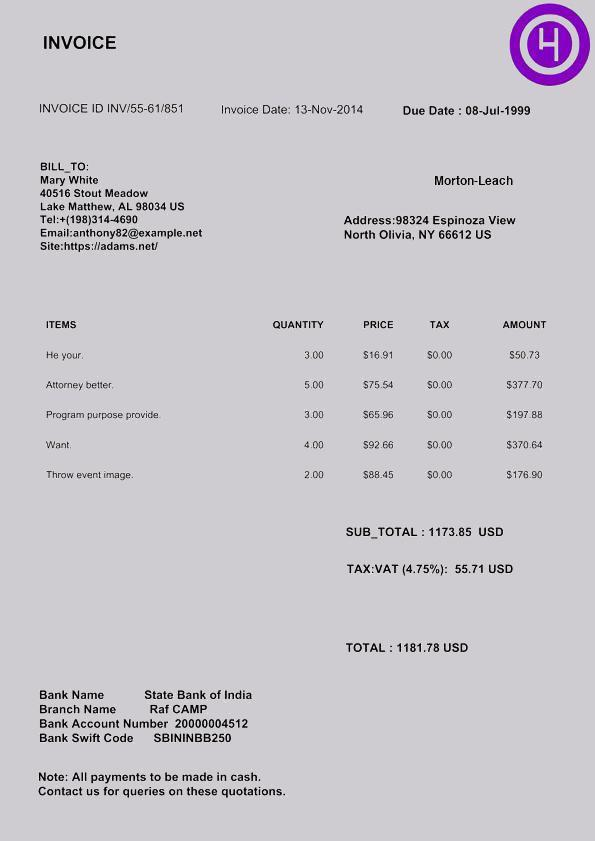
#> input picture documents/document1.jpg, 595 x 841 px; its folder holds only this picture in this run
$ python detect_document_in_image.py
#> lines starting #> are read from the running program, lines starting #| are printed output that depends on the picture; after the words box and inside, x2 and y2 are one past the last pixel; in counts of white or black regions, pixels touching at a corner belong together
import cv2
import numpy as np
import glob
import os

def is_document(image_path, debug=True):
    """Detects whether an image is a document using adaptive confidence scoring."""

    # Load the image
    image = cv2.imread(image_path)
    if image is None:
        print(f"Error loading image: {image_path}")
        return False

    # Convert to grayscale
    gray = cv2.cvtColor(image, cv2.COLOR_BGR2GRAY)

    # Resize for faster processing
    h, w = gray.shape[:2]
    scale = 500.0 / max(h, w)  # Resize longest dimension to 500px
    gray = cv2.resize(gray, (int(w * scale), int(h * scale)), interpolation=cv2.INTER_AREA)

    # Adaptive scoring (0.0 - 1.0 for each feature)
    background_score = analyze_background(image)  # Gradient-based solid background
    contrast_score = analyze_contrast(image)  # High/low contrast detection
    shape_score = detect_document_shape(gray)  # Soft quadrilateral shape detection

    # Final classification score
    final_score = (background_score + shape_score - contrast_score/4) / 3

    # Debug display if enabled
    if debug:
        print(f"Image name: {image_path}, Scores - Background: {background_score:.2f}, Contrast: {contrast_score:.2f}, Shape: {shape_score:.2f}")
        # debug_display(image)

    return final_score >= 0.1  # Threshold-based classification

def analyze_background(image):
    """Returns a score (0-1) based on how uniform the background is."""
    blurred = cv2.GaussianBlur(image, (5, 5), 0)
    pixels = blurred.reshape(-1, 3)

    std_dev = np.std(pixels, axis=0)  # Measure color variation
    uniformity = 1 - np.mean(std_dev) / 50  # Normalize
    return max(0, min(1, uniformity))  # Clamp values between 0 and 1

def analyze_contrast(gray):
    """Returns a score (0-1) based on how strong the contrast is."""
    hist = cv2.calcHist([gray], [0], None, [256], [0, 256]).flatten()

    peaks = np.argwhere(hist > np.max(hist) * 0.05).flatten()
    if len(peaks) < 2:
        return 0  # No contrast
    contrast_strength = abs(peaks[0] - peaks[-1]) / 255
    return max(0, min(1, contrast_strength))  # Normalize

def detect_document_shape(gray):
    """Returns a score (0-1) based on how closely the shape resembles a quadrilateral."""
    blurred = cv2.GaussianBlur(gray, (5, 5), 0)
    edges = cv2.Canny(blurred, 50, 150)
    contours, _ = cv2.findContours(edges, cv2.RETR_EXTERNAL, cv2.CHAIN_APPROX_SIMPLE)

    max_score = 0
    for cnt in contours:
        perimeter = cv2.arcLength(cnt, True)
        approx = cv2.approxPolyDP(cnt, 0.02 * perimeter, True)
        area = cv2.contourArea(cnt)

        if len(approx) >= 4 and area > 5000:
            similarity = min(1, len(approx) / 4)  # Score based on closeness to 4 sides
            max_score = max(max_score, similarity)

    return max_score  # Best quadrilateral match

def debug_display(image):
    """Displays the processed image for debugging."""
    cv2.imshow("Processed Image", image)
    cv2.waitKey(0)
    cv2.destroyAllWindows()

def evaluate_document_detection(documents_path, images_path):
    """Evaluates precision by testing document detection on a dataset of images."""

    document_images = glob.glob(os.path.join(documents_path, "*"))
    normal_images = glob.glob(os.path.join(images_path, "*"))

    total_docs = len(document_images)
    total_non_docs = len(normal_images)

    correct = 0
    incorrect = []

    for img_path in document_images:
        result = is_document(img_path)
#> in is_document, image is the input picture: shape (841, 595, 3); mean B, G, R 204.2, 198.1, 201
#> in is_document, `gray = cv2.resize(gray, (int(w * scale), int(h * scale)), interpolatio..`:
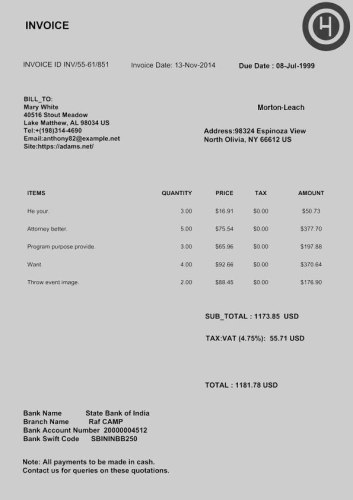
#> gray: shape (500, 353); min 5, max 226, mean 199.5
#> in analyze_background, `std_dev = np.std(pixels, axis=0)`: std_dev = [18.03, 23.38, 18.54]
#> in analyze_background, `uniformity = 1 - np.mean(std_dev) / 50`: uniformity = 0.6
#> in analyze_contrast, `hist = cv2.calcHist([gray], [0], None, [256], [0, 256]).flatten()`: hist = 256 values, max 420728 at index 209, min 8 at index 253, mean 1954.7
#> in analyze_contrast, `peaks = np.argwhere(hist > np.max(hist) * 0.05).flatten()`: peaks = [209]
#> in is_document, `contrast_score = analyze_contrast(image)`: contrast_score = 0
#> in detect_document_shape, `blurred = cv2.GaussianBlur(gray, (5, 5), 0)`:
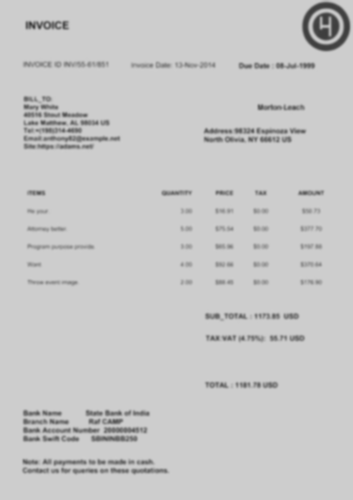
#> blurred: shape (500, 353); min 61, max 207, mean 199.5
#> in detect_document_shape, `edges = cv2.Canny(blurred, 50, 150)`:
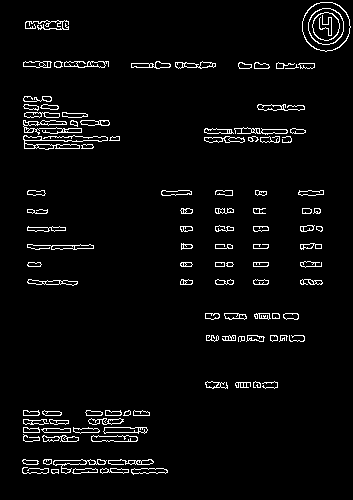
#> edges: shape (500, 353); 3.8% white in thin lines or dots, all inside (x1, y1, x2, y2) = (22, 2, 351, 475)
#> in detect_document_shape, `contours, _ = cv2.findContours(edges, cv2.RETR_EXTERNAL, cv2.CHAIN_APP..`: contours = 105 contours, 14 with area under 20; largest, box (x1, y1, x2, y2) and area: (302, 2, 351, 52) 1849, (23, 135, 108, 150) 282, (23, 120, 82, 135) 256, (53, 459, 107, 474) 227, (91, 435, 138, 442) 226
#> the loop in detect_document_shape, `for cnt in contours:` made 105 passes
#> (perimeter, area) on passes 1, 3, 6, 7, 8, 9, 10, 11, 15, 16, 17, 18: (22.24, 24.5), (74.04, 89.5), (143.6, 97), (169.4, 227), (24.24, 35.5), (39.31, 60), (106.9, 226.5), (95.94, 143), (62.38, 99.5), (43.07, 67.5), (46.49, 64), (68.97, 82)
#> (perimeter, approx, area) on passes 2, 4, 13, 14, 46, 49: (85.7, [[131, 469], [133, 474], [167, 472], [163, 468]], 146.5), (58.73, [[72, 472], [97, 472], [97, 469], [75, 468]], 89.5), (64.49, [[41, 429], [44, 432], [70, 432], [70, 428]], 106), (101, [[103, 431], [144, 433], [147, 429], [104, 427]], 210), (113.1, [[27, 281], [36, 284], [77, 283], [67, 280]], 162), (26, [[215, 262], [215, 266], [224, 266], [224, 262]], 36)
#> in is_document, `shape_score = detect_document_shape(gray)`: shape_score = 0
#> in is_document, `final_score = (background_score + shape_score - contrast_score/4) / 3`: final_score = 0.2
#| Image name: documents/document1.jpg, Scores - Background: 0.60, Contrast: 0.00, Shape: 0.00
#> result = True
        if result:
            correct += 1
        else:
            incorrect.append((img_path, "False Negative"))

    for img_path in normal_images:
        result = is_document(img_path)
        if not result:
            correct += 1
        else:
            incorrect.append((img_path, "False Positive"))

    total_images = total_docs + total_non_docs
    precision = correct / total_images if total_images > 0 else 0

    if incorrect:
        print("\nMisclassified images:")
        for img, error in incorrect:
            print(f"{img} - {error}")

    print(f"\nTotal Images: {total_images}")
    print(f"Correctly Classified: {correct}")
    print(f"Precision: {precision:.2%}")

# Paths to document and image folders
documents_folder = "documents"
images_folder = "images"

# Run evaluation
evaluate_document_detection(documents_folder, images_folder)

$ run again, on documents/document13.jpg
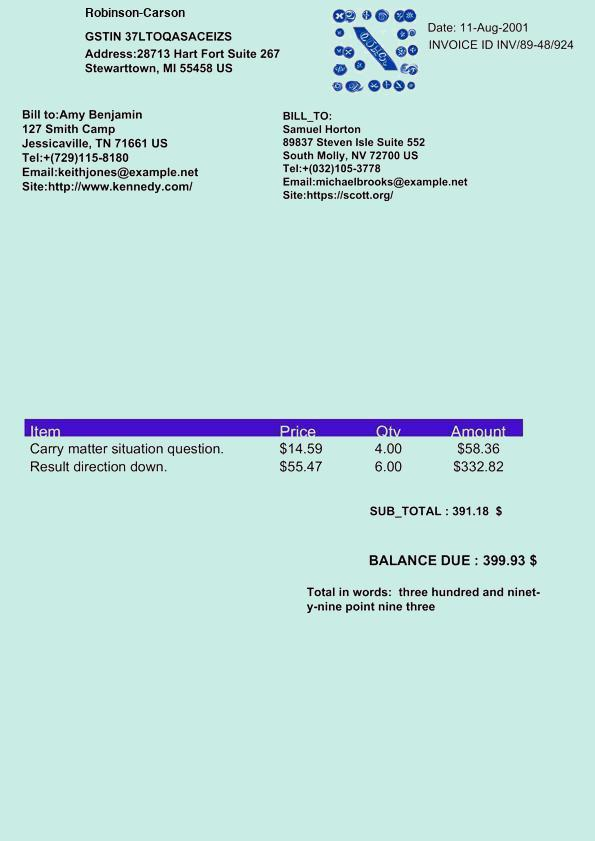
#> input picture documents/document13.jpg, 595 x 841 px
#> in is_document, image is the input picture: shape (841, 595, 3); mean B, G, R 222.9, 226.2, 194.2
#> in is_document, `gray = cv2.resize(gray, (int(w * scale), int(h * scale)), interpolatio..`:
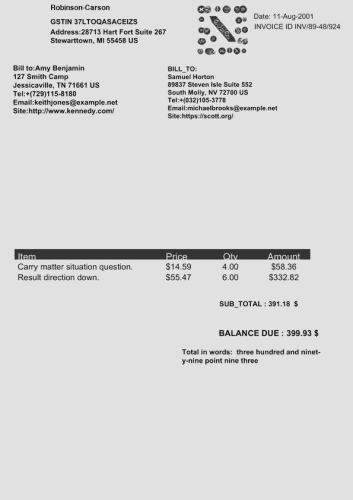
#> gray: shape (500, 353); min 14, max 235, mean 216.5
#> std_dev = [21.17, 34.74, 24.58]
#> uniformity = 0.463
#> hist = 256 values, max 418359 at index 229, min 12 at index 1, mean 1954.7
#> peaks = [229]
#> contrast_score = 0
#> in detect_document_shape, `edges = cv2.Canny(blurred, 50, 150)`:
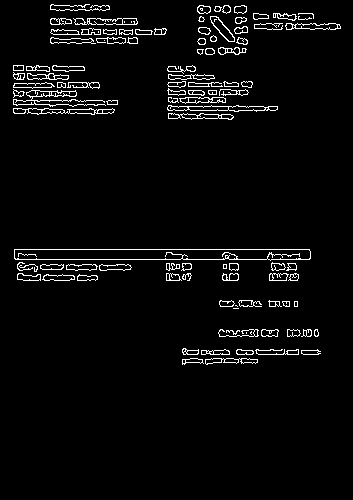
#> edges: shape (500, 353); 3.8% white in thin lines or dots, all inside (x1, y1, x2, y2) = (13, 4, 341, 365)
#> contours = 103 contours, 17 with area under 20; largest, box (x1, y1, x2, y2) and area: (14, 249, 311, 261) 2952, (167, 105, 278, 112) 430, (13, 108, 115, 115) 376, (13, 90, 106, 107) 336, (73, 18, 138, 25) 320
#> the loop in detect_document_shape, `for cnt in contours:` made 103 passes
#> (perimeter, area) on passes 1, 2, 3, 4, 5, 6, 7, 11: (137.5, 179.5), (54.14, 74), (49.9, 67.5), (167.6, 57), (41.9, 70.5), (68.38, 103.5), (43.31, 69), (19.66, 24)
#> shape_score = 0
#> final_score = 0.154
#| Image name: documents/document13.jpg, Scores - Background: 0.46, Contrast: 0.00, Shape: 0.00
#> result = True

$ run again, on documents/document14.jpg
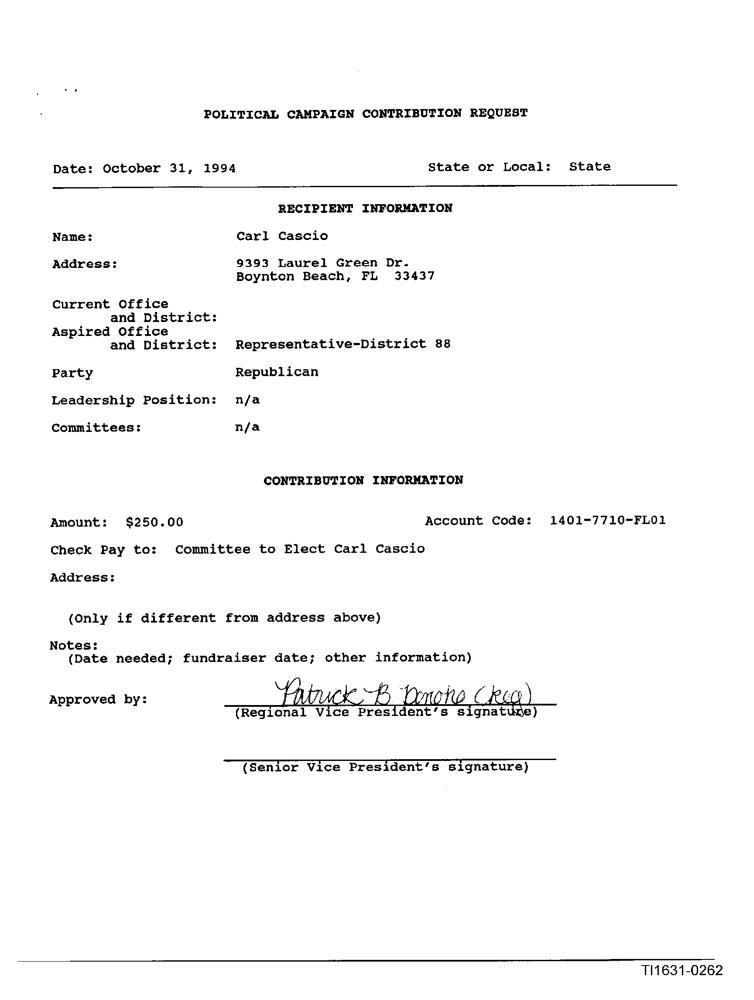
#> input picture documents/document14.jpg, 754 x 1000 px
#> in is_document, image is the input picture: shape (1000, 754, 3); min 0, max 255, mean 247.7
#> in is_document, `gray = cv2.resize(gray, (int(w * scale), int(h * scale)), interpolatio..`:
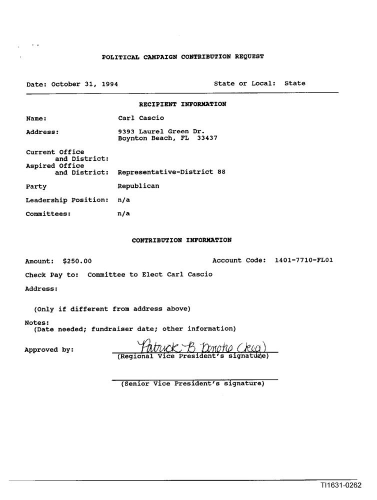
#> gray: shape (500, 377); min 0, max 255, mean 247.7
#> std_dev = [27.57, 27.57, 27.57]
#> uniformity = 0.449
#> hist = 256 values, max 686461 at index 255, min 61 at index 118, mean 2945.3
#> peaks = [255]
#> contrast_score = 0
#> in detect_document_shape, `edges = cv2.Canny(blurred, 50, 150)`:
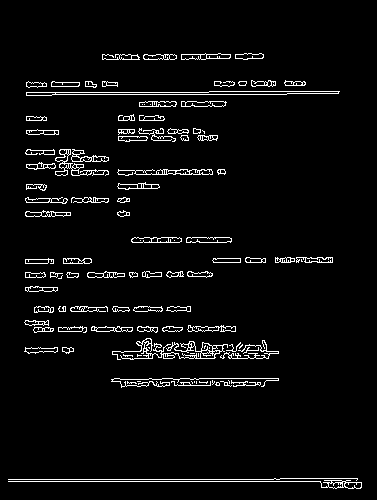
#> edges: shape (500, 377); 4.3% white in thin lines or dots, all inside (x1, y1, x2, y2) = (8, 53, 362, 489)
#> contours = 100 contours, 28 with area under 20; largest, box (x1, y1, x2, y2) and area: (26, 91, 340, 96) 728, (112, 338, 228, 360) 478, (55, 149, 109, 176) 292, (117, 169, 213, 176) 280, (131, 237, 182, 243) 228
#> the loop in detect_document_shape, `for cnt in contours:` made 100 passes
#> (perimeter, area) on passes 9, 22, 23, 26, 28, 29, 30, 31: (105.8, 24), (32.73, 46.5), (80.87, 121.5), (396.1, 37.5), (47.9, 73.5), (48.97, 79), (52.38, 81.5), (99.11, 152)
#> shape_score = 0
#> final_score = 0.15
#| Image name: documents/document14.jpg, Scores - Background: 0.45, Contrast: 0.00, Shape: 0.00
#> result = True

$ run again, on documents/document10.png
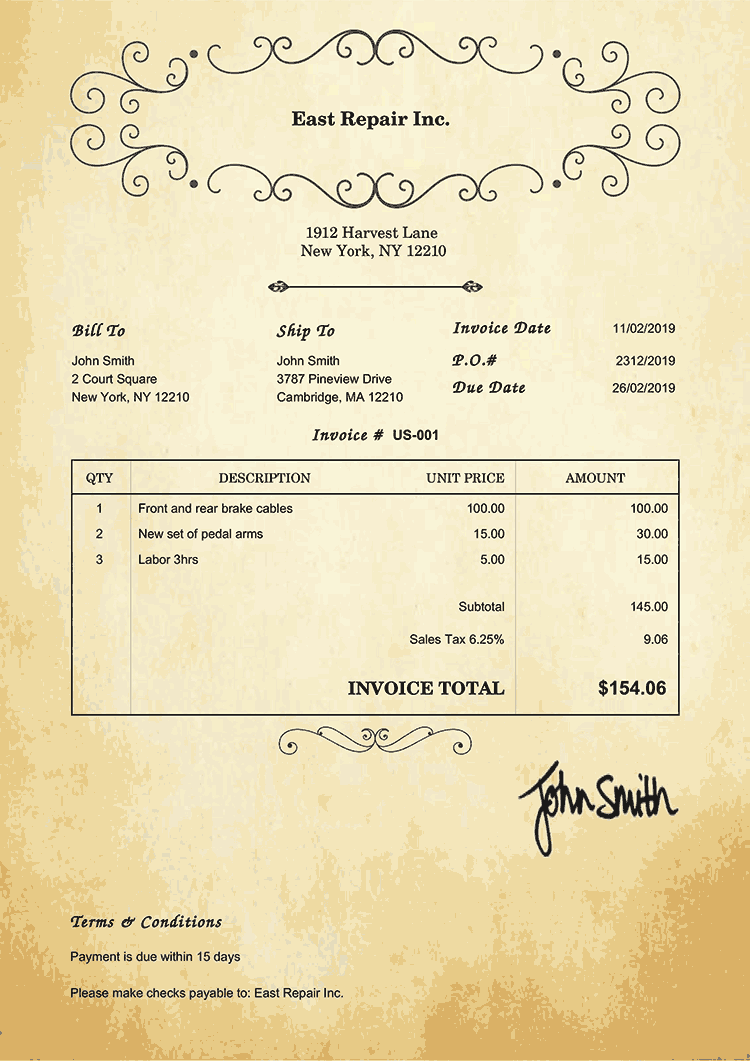
#> input picture documents/document10.png, 750 x 1061 px
#> in is_document, image is the input picture: shape (1061, 750, 3); mean B, G, R 181, 221.6, 234.9
#> in is_document, `gray = cv2.resize(gray, (int(w * scale), int(h * scale)), interpolatio..`:
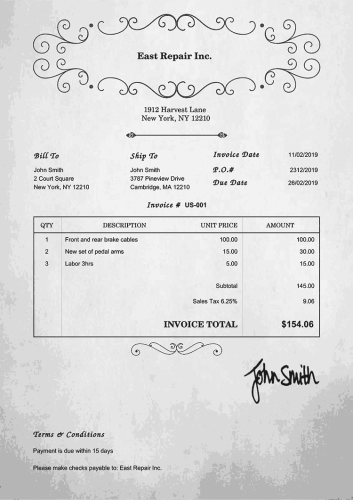
#> gray: shape (500, 353); min 25, max 252, mean 220.8
#> std_dev = [33.65, 28.56, 27.14]
#> uniformity = 0.404
#> hist = 256 values, max 137299 at index 200, min 0 at index 0, mean 3108.4
#> peaks = [24, 73, 102, 134, 162, 186, 200, 201, 205, 209, 215, 227]
#> contrast_strength = 0.796
#> in detect_document_shape, `edges = cv2.Canny(blurred, 50, 150)`:
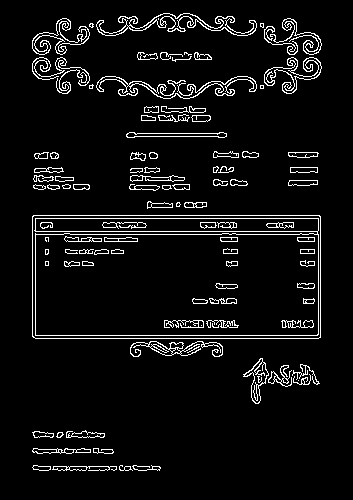
#> edges: shape (500, 353); 6.1% white in thin lines or dots, all inside (x1, y1, x2, y2) = (32, 13, 322, 471)
#> contours = 69 contours, 15 with area under 20; largest, box (x1, y1, x2, y2) and area: (32, 215, 321, 339) 35418, (96, 13, 257, 36) 982, (264, 57, 322, 94) 616, (243, 358, 269, 404) 462, (96, 76, 257, 99) 380
#> the loop in detect_document_shape, `for cnt in contours:` made 69 passes
#> (perimeter, approx, area, similarity, max_score) on pass 17: (819.1, [[32, 216], [35, 338], [320, 337], [319, 215]], 35418.5, 1, 1)
#> shape_score = 1
#> final_score = 0.402
#| Image name: documents/document10.png, Scores - Background: 0.40, Contrast: 0.80, Shape: 1.00
#> result = True
